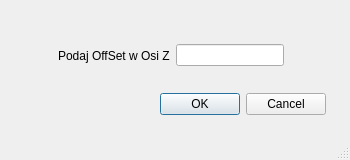
<?xml version="1.0" encoding="UTF-8"?>
<ui version="4.0">
 <class>view_c</class>
 <widget class="QMainWindow" name="view_c">
  <property name="geometry">
   <rect>
    <x>0</x>
    <y>0</y>
    <width>350</width>
    <height>160</height>
   </rect>
  </property>
  <property name="windowTitle">
   <string>OffSet osi Z</string>
  </property>
  <widget class="QWidget" name="centralwidget">
   <widget class="QWidget" name="horizontalLayoutWidget">
    <property name="geometry">
     <rect>
      <x>10</x>
      <y>30</y>
      <width>321</width>
      <height>51</height>
     </rect>
    </property>
    <layout class="QHBoxLayout" name="horizontalLayout_2">
     <item>
      <spacer name="horizontalSpacer">
       <property name="orientation">
        <enum>Qt::Horizontal</enum>
       </property>
       <property name="sizeHint" stdset="0">
        <size>
         <width>20</width>
         <height>20</height>
        </size>
       </property>
      </spacer>
     </item>
     <item>
      <widget class="QLabel" name="label">
       <property name="text">
        <string>Podaj OffSet w Osi Z</string>
       </property>
      </widget>
     </item>
     <item>
      <widget class="QLineEdit" name="lineEdit"/>
     </item>
     <item>
      <spacer name="horizontalSpacer_2">
       <property name="orientation">
        <enum>Qt::Horizontal</enum>
       </property>
       <property name="sizeHint" stdset="0">
        <size>
         <width>40</width>
         <height>20</height>
        </size>
       </property>
      </spacer>
     </item>
    </layout>
   </widget>
   <widget class="QDialogButtonBox" name="buttonBox">
    <property name="geometry">
     <rect>
      <x>150</x>
      <y>90</y>
      <width>176</width>
      <height>28</height>
     </rect>
    </property>
    <property name="standardButtons">
     <set>QDialogButtonBox::Cancel|QDialogButtonBox::Ok</set>
    </property>
   </widget>
  </widget>
  <widget class="QMenuBar" name="menubar">
   <property name="geometry">
    <rect>
     <x>0</x>
     <y>0</y>
     <width>350</width>
     <height>22</height>
    </rect>
   </property>
  </widget>
  <widget class="QStatusBar" name="statusbar"/>
 </widget>
 <resources/>
 <connections>
  <connection>
   <sender>buttonBox</sender>
   <signal>rejected()</signal>
   <receiver>view_c</receiver>
   <slot>close()</slot>
   <hints>
    <hint type="sourcelabel">
     <x>337</x>
     <y>145</y>
    </hint>
    <hint type="destinationlabel">
     <x>224</x>
     <y>99</y>
    </hint>
   </hints>
  </connection>
 </connections>
</ui>
